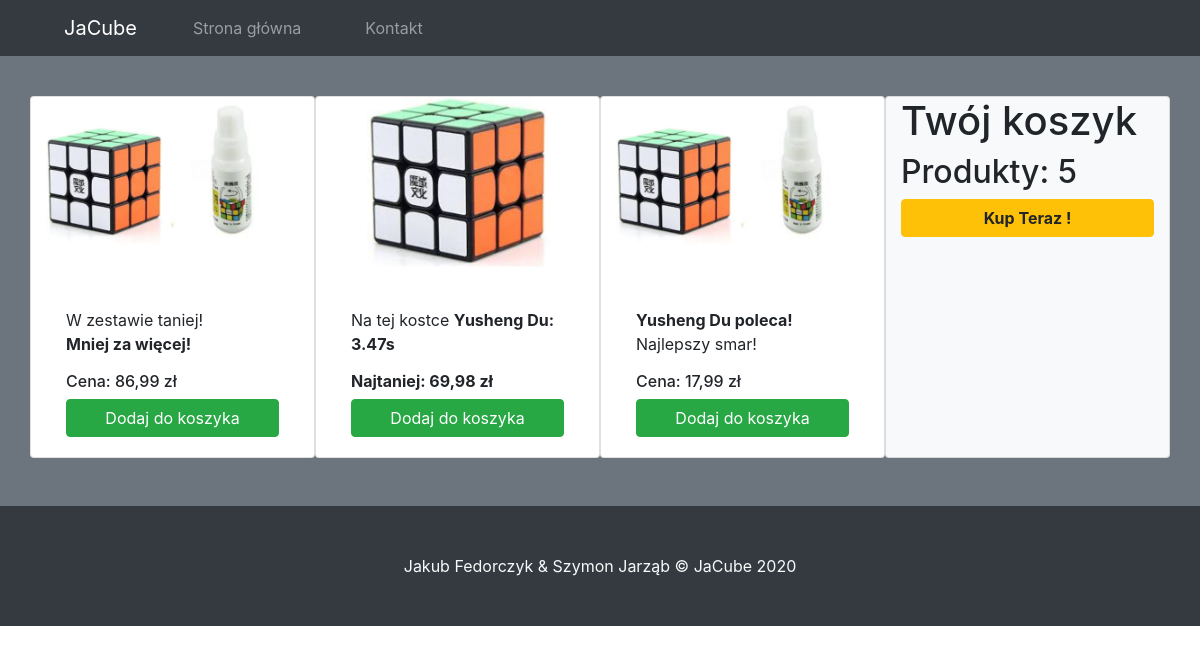
The page / on the database its author committed.
### pages/models.py (models this page shows, shortened)
class Product(models.Model):
    name = models.CharField(max_length=100)
    description = models.CharField(max_length=100)
    price = models.CharField(max_length=100)
    image = models.CharField(max_length=100)

class Cart(models.Model):
    owner = models.CharField(max_length=100)
    price = models.CharField(max_length=100)
    products_counter = models.CharField(max_length=100)

### pages/views.py (the view)
# urls.py: 2. Add a URL to urlpatterns:  path('', views.home, name='home')
def home(request):
    cart = Cart.objects.get(id=1)
    products = Product.objects.all()
    if request.method == "POST":
        product_selected = Product.objects.get(id=request.POST['product_id'])
        cart_product = CartProduct(cart=cart, product=product_selected)
        cart_product.save()
        cart.products_counter = len(CartProduct.objects.all().filter(cart=cart))
        cart.save()
    context = {
        'cart': cart,
        'products': products,
    }
    return render(request, 'pages/home.html', context)

### templates/pages/home.html (shortened to what this page needs)
{% load static %}
<!DOCTYPE HTML>
<html>
<head>
	<link
	rel="stylesheet"
	href="https://cdn.jsdelivr.net/npm/bootstrap@4.5.3/dist/css/bootstrap.min.css"
>
</head>
<body>
	<div class="container-fluid p-0">
		<header>
			<nav class="navbar navbar-dark bg-dark navbar-expand-xl text-light fixed-top">
				<a class="navbar-brand ml-5 mr-5" href="index.html">JaCube</a>
				<div id="mainmenu" class="collapse navbar-collapse">
					<ol class="navbar-nav">
						<li class="nav-item"><a class="nav-link mr-5" href="index.html">Strona główna</a></li>
						<li class="nav-item"><a class="nav-link mr-5" href="index.html">Kontakt</a></li>
					</ol>
				</div>
			</nav>
		</header>
		<main>
			<article>
				<section class="bg-secondary">
					<div class="container pt-5">
						<div class="row mt-5 pb-5">
                            {% for product in products %}
                                <div class="col-sm-12 col-lg-3 col-xl-3 card d-inline-block border-1">
                                    <img src="{% static product.image %}" alt="Zestaw" class="img-top img-fluid">
                                    <div class="card-body">
                                        <p class="card-text">{{ product.description|safe }}</p>
                                        <h6>{{ product.price|safe }}</h6>
                                        <form method="post">
                                            <input type="submit" class="btn btn-success btn-md col-12" value="Dodaj do koszyka">
                                        </form>
                                    </div>
                                </div>
                            {% endfor %}
							<div class="col-sm-12 col-lg-3 col-xl-3 card d-inline-block border-1 bg-light pb-5">
								<h1>Twój koszyk</h1>
								<h2>Produkty: {{ cart.products_counter }}</h2>
								<a type="submit" class="btn btn-warning btn-md col-12"><b>Kup Teraz !</b></a>
							</div>
						</div>
					</div>
				</section>
			</article>
		</main>
		<footer class="bg-dark text-center text-light pt-5 pb-5">
			Jakub Fedorczyk & Szymon Jarząb &copy JaCube 2020
		</footer>
	</div>
</body>
</html>

### rows shown on the page
Product: image (picture), description "W zestawie taniej! Mniej za więcej!", price "Cena: 86,99 zł"
Product: image (picture), description "Na tej kostce Yusheng Du: 3.47s", price "Najtaniej: 69,98 zł"
Product: image (picture), description "Yusheng Du poleca! Najlepszy smar!", price "Cena: 17,99 zł"
Cart: products_counter "5"
